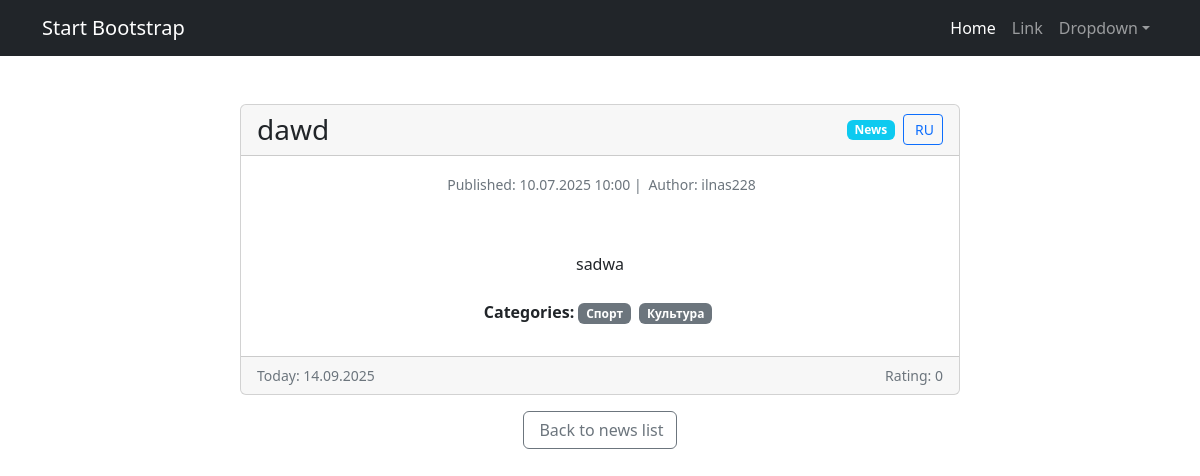
/news/147, run on the app's committed database.
### news/models.py (models this page shows, shortened)
class Post(models.Model):
    author = models.ForeignKey(Author, on_delete=models.CASCADE)
    ARTICLE = 'AR'
    NEWS = 'NW'
    CATEGORY_CHOICES= (
        (NEWS, _('News')),
        (ARTICLE, _('Article')),
    )
    categoryType = models.CharField(max_length=2, choices=CATEGORY_CHOICES, default=ARTICLE, verbose_name=_('Type'), help_text= _('post category'))
    dataCreation = models.DateTimeField(auto_now_add=True)
    postCategory = models.ManyToManyField(Category, through='PostCategory')
    title = models.CharField(max_length=128, help_text= _('post title'))
    text = models.TextField(help_text= _('post text'))
    rating = models.SmallIntegerField(default=0)

class Author(models.Model):
    authorUser = models.OneToOneField(User, on_delete=models.CASCADE)
    ratingAuthor = models.SmallIntegerField(default=0)

class Category(models.Model):
    name = models.CharField(max_length=64, unique=True, help_text= _('category name'))
    subscribers = models.ManyToManyField(User, related_name='subscribed_categories', blank=True)

### news/views.py (the view, shortened to what this page needs)
# urls.py: path('<int:pk>', cache_page(60*5)(PostDetail.as_view()), name='post_detail'),
class PostDetail(DetailView):
    model = Post
    template_name = 'post.html'
    context_object_name = 'post'
    def get_object(self, *args, **kwargs):
        obj = cache.get(f'product-{self.kwargs["pk"]}', None)
        if not obj:
            obj = super().get_object(queryset=self.queryset)
            cache.set(f'product-{self.kwargs["pk"]}', obj)
        return obj
    def get_context_data(self, **kwargs):
        context = super().get_context_data(**kwargs)
        context['current_language'] = get_language()
        return context
    def get(self, request, *args, **kwargs):
        self.object = self.get_object()
        context = self.get_context_data(object=self.object)
        return HttpResponse(render(request, self.template_name, context))

### news/context_processors.py (called while the page is built)
def authors_group(request):
    try:
        return {'authors_group': Group.objects.get(name='authors')}
    except Group.DoesNotExist:
        return {'authors_group': None}

### news/templatetags/censor_filters.py (called while the page is built)
@register.filter(needs_autoescape=True)
def censor(value, autoescape=True):
    if not isinstance(value, str):
        return value
    if autoescape:
        esc = conditional_escape
    else:
        esc = lambda x: x
    words = value.split()
    processed_words = []
    for word in words:
        lower_word = word.lower()
        if any(bad_word in lower_word for bad_word in BAD_WORDS):
            censored = word[0] + '*' * (len(word) - 1)
            processed_words.append(esc(censored))
        else:
            processed_words.append(esc(word))
    result = ' '.join(processed_words)
    return mark_safe(result)

### news/templatetags/custom_tags.py (called while the page is built)
@register.simple_tag()
def current_time(format_string='%d %B %Y'):
   return datetime.utcnow().strftime(format_string)

### templates/post.html (shortened to what this page needs)
{% extends 'flatpages/default.html' %}
{% load custom_tags %}
{% load censor_filters %}
{% load i18n %}
{% block content %}
<div class="container mt-5">
  <div class="row justify-content-center">
    <div class="col-md-8">
      <div class="card">
        <div class="card-header">
          <div class="d-flex justify-content-between align-items-center">
            <h3 class="mb-0">{{ post.title }}</h3>
            <div class="d-flex align-items-center gap-2">
              <span class="badge {% if post.categoryType == 'NW' %}bg-info{% else %}bg-success{% endif %}">
                {{ post.get_categoryType_display }}
              </span>
              <form action="{% url 'set_language' %}" method="post" class="d-inline">
                {% get_current_language as LANGUAGE_CODE %}
                {% get_available_languages as LANGUAGES %}
                {% get_language_info_list for LANGUAGES as languages %}
                {% for language in languages %}
                  {% if language.code != LANGUAGE_CODE %}
                    <button type="submit" class="btn btn-sm btn-outline-primary" title="{% trans 'Switch to' %} {{ language.name_local }}">
                      {% if language.code == 'ru' %}
                         RU
                      {% else %}
                        <i class="bi bi-translate"></i> EN
                      {% endif %}
                    </button>
                  {% endif %}
                {% endfor %}
              </form>
            </div>
          </div>
        </div>
        {% load cache %}
        {% cache 30 header request.user.username %}
        <div class="card-body">
          <div class="mb-4">
            <p class="text-muted">
              <small>
                 {% trans "Published" %}: {{ post.dataCreation|date:"d.m.Y H:i" }}
                {% if post.author %}
                |  {% trans "Author" %}: {{ post.author.authorUser.username }}
                {% endif %}
              </small>
            </p>
          </div>
        </div>
        {% endcache %}
        <div class="card-body">
          <div class="post-content mb-4">
            {{ post.text|censor }}
          </div>
          {% if post.postCategory.all %}
          <div class="mb-3">
            <span class="fw-bold">{% trans "Categories" %}:</span>
            {% for category in post.postCategory.all %}
              <span class="badge bg-secondary me-1">{{ category.name }}</span>
            {% endfor %}
          </div>
          {% endif %}
        </div>
        <div class="card-footer text-muted">
          <div class="d-flex justify-content-between">
            <small>{% trans "Today" %}: {% current_time '%d.%m.%Y' %}</small>
            <small>{% trans "Rating" %}: {{ post.rating }}</small>
          </div>
        </div>
      </div>
      <div class="mt-3 text-center">
        <a href="{% url 'news_list' %}" class="btn btn-outline-secondary">
           {% trans "Back to news list" %}
        </a>
      </div>
    </div>
  </div>
</div>
{% endblock content %}

### templates/post.html (style rules this page uses)
.btn-sm { padding: 0.25rem 0.5rem; font-size: 0.875rem; }

### data on the page
Post: title "dawd", categoryType "News", dataCreation "10.07.2025 10:00", author.authorUser.username "ilnas228", text|censor "sadwa", rating "0"
Category: name "Спорт"
Category: name "Культура"
